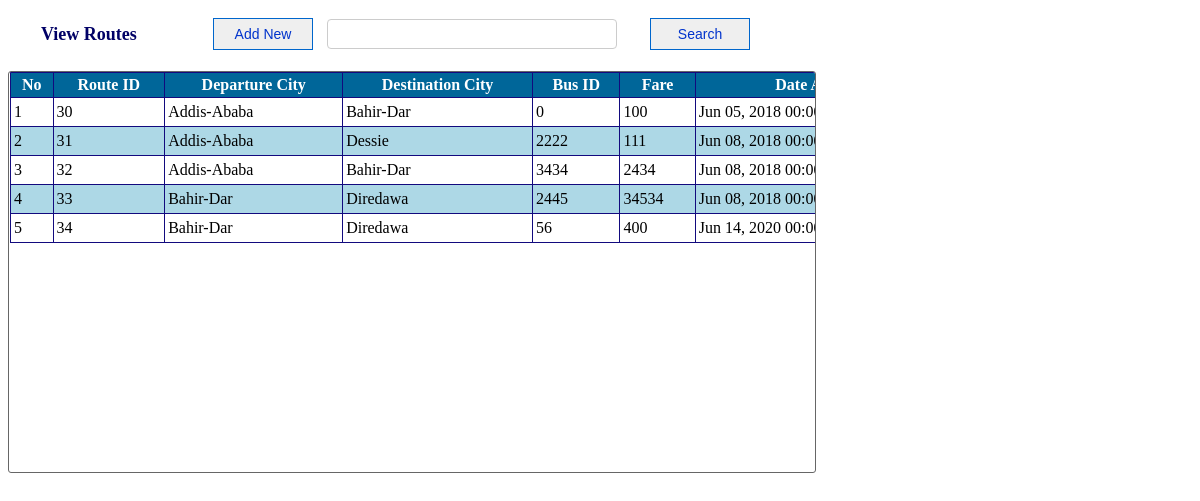
Page /manager/view_route.php on the committed database.
### tables this page shows
CREATE TABLE IF NOT EXISTS `route` (
  `route_id` int(10) NOT NULL AUTO_INCREMENT,
  `depcity` varchar(255) NOT NULL,
  `descity` varchar(255) NOT NULL,
  `busid` int(10) NOT NULL,
  `fare` float NOT NULL,
  `date` date NOT NULL,
  PRIMARY KEY (`route_id`)
);

### manager/view_route.php (the view, shortened to what this page needs)
<!DOCTYPE html PUBLIC "-//W3C//DTD XHTML 1.0 Transitional//EN" "http://www.w3.org/TR/xhtml1/DTD/xhtml1-transitional.dtd">
<html xmlns="http://www.w3.org/1999/xhtml">
<head>
<link rel="stylesheet" type="text/css" href="css/style_view.css" />
</head>
<body>
<div id="style_div" >
<form method="post">
<table width="755">
	<tr>
    	<td  width="190px" style="font-size:18px; color:#006; text-indent:30px;"><b>View Routes</b></td>
        <td>
        	<a href="?tag=route_entry"><input type="button" title="Add new route" name="butAdd" value="Add New" id="button-search" /></a>
        </td>
        <td>
        	<input type="text" name="searchtxt" title="Enter departure_city for search " class="search" autocomplete="off"/>
        </td>
        <td style="float:right">
        	<input type="submit" name="btnsearch" value="Search" id="button-search" title="Search route" />
        </td>
    </tr>
</table>
</form>
</div>
<br />
<div id="content-input">
<form method="post">
    <table border="1" width="1050px" align="center" cellpadding="3" class="mytable" cellspacing="0">
        <tr>
            <th>No</th>
			<th>Route ID</th>
            <th>Departure City</th>
            <th>Destination City</th>
            <th>Bus ID</th>
            <th>Fare</th>
            <th>Date Added</th>
        </tr>
        <?php
	$key="";
	if($key !="")
		$sql_sel=mysql_query("SElECT * FROM route WHERE depcity  like '%$key%' or descity like '%$key%'");
	else
		 $sql_sel=mysql_query("SELECT * FROM route");
    $i=0;
    while($row=mysql_fetch_array($sql_sel)){
    $i++;
    $color=($i%2==0)?"lightblue":"white";
    ?>
      <tr bgcolor="<?php echo $color?>">
            <td><?php echo $i;?></td>
			<td><?php echo $row['route_id'];?></td>
            <td><?php echo $row['depcity'];?></td>
            <td><?php echo $row['descity'];?></td>
            <td><?php echo $row['busid'];?></td>
            <td><?php echo $row['fare'];?></td>
            <td><?php echo date("M d, Y H:i:s",strtotime($row['date'])); ?></span></td>
        </tr>
    <?php
    }
    ?>
    </table>
</form>
</div>
</body>
</html>

### manager/css/style_view.css (style rules this page uses)
#style_div { height:auto; margin-top:15px; }
#content-input { width:805px; height:400px; border:1px solid #666; float:left; padding-left:1px; border-radius: 3px 3px 3px 3px; overflow: auto; }
#button-search { font-family:Arial, Helvetica, sans-serif; font-size:14px; width:100px; height:32px; float:right; margin-right:10px; repeat-x top center; border: 1px solid #06C; -moz-border-radius: 5px; color:#03C; }
.search { padding:4px; border:1px #CCC solid; border-radius: 4px 4px 4px 4px; -moz-border-radius: 8px; background:#FFF; color:#006; font-family:Arial, Helvetica, sans-serif; font-size:16px; width:280px; height:20px; float:left; }
.mytable { border-collapse:collapse; border:#036 1px solid; }
.mytable tr th { background:#069; border:#120A7E 1px solid; color:#FFF; font-family:"Times New Roman", Times, serif; }
.mytable tr td { font-family:"Times New Roman", Times, serif; border:#120A7E 1px solid; }

### rows in the picture
route: route_id "30", depcity "Addis-Ababa", descity "Bahir-Dar", busid "0", fare "100", date "Jun 05, 2018…"
route: route_id "31", depcity "Addis-Ababa", descity "Dessie", busid "2222", fare "111", date "Jun 08, 2018…"
route: route_id "32", depcity "Addis-Ababa", descity "Bahir-Dar", busid "3434", fare "2434", date "Jun 08, 2018…"
route: route_id "33", depcity "Bahir-Dar", descity "Diredawa", busid "2445", fare "34534", date "Jun 08, 2018…"
route: route_id "34", depcity "Bahir-Dar", descity "Diredawa", busid "56", fare "400", date "Jun 14, 2020…"
